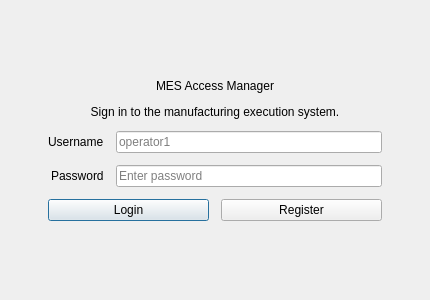
<?xml version="1.0" encoding="UTF-8"?>
<ui version="4.0">
 <class>LoginWindow</class>
 <widget class="QDialog" name="LoginWindow">
  <property name="geometry">
   <rect>
    <x>0</x>
    <y>0</y>
    <width>430</width>
    <height>300</height>
   </rect>
  </property>
  <property name="windowTitle">
   <string>MES Login</string>
  </property>
  <layout class="QVBoxLayout" name="verticalLayout">
   <property name="leftMargin">
    <number>24</number>
   </property>
   <property name="topMargin">
    <number>24</number>
   </property>
   <property name="rightMargin">
    <number>24</number>
   </property>
   <property name="bottomMargin">
    <number>24</number>
   </property>
   <item>
    <spacer name="topSpacer">
     <property name="orientation">
      <enum>Qt::Vertical</enum>
     </property>
     <property name="sizeHint" stdset="0">
      <size>
       <width>20</width>
       <height>20</height>
      </size>
     </property>
    </spacer>
   </item>
   <item>
    <widget class="QFrame" name="content_panel">
     <layout class="QVBoxLayout" name="contentLayout">
      <property name="spacing">
       <number>12</number>
      </property>
      <property name="leftMargin">
       <number>24</number>
      </property>
      <property name="topMargin">
       <number>24</number>
      </property>
      <property name="rightMargin">
       <number>24</number>
      </property>
      <property name="bottomMargin">
       <number>24</number>
      </property>
      <item>
       <widget class="QLabel" name="title_label">
        <property name="text">
         <string>MES Access Manager</string>
        </property>
        <property name="alignment">
         <set>Qt::AlignCenter</set>
        </property>
       </widget>
      </item>
      <item>
       <widget class="QLabel" name="subtitle_label">
        <property name="text">
         <string>Sign in to the manufacturing execution system.</string>
        </property>
        <property name="alignment">
         <set>Qt::AlignCenter</set>
        </property>
       </widget>
      </item>
      <item>
       <layout class="QFormLayout" name="formLayout">
        <property name="labelAlignment">
         <set>Qt::AlignRight|Qt::AlignTrailing|Qt::AlignVCenter</set>
        </property>
        <item row="0" column="0">
         <widget class="QLabel" name="username_label">
          <property name="text">
           <string>Username</string>
          </property>
         </widget>
        </item>
        <item row="0" column="1">
         <widget class="QLineEdit" name="username">
          <property name="placeholderText">
           <string>operator1</string>
          </property>
         </widget>
        </item>
        <item row="1" column="0">
         <widget class="QLabel" name="password_label">
          <property name="text">
           <string>Password</string>
          </property>
         </widget>
        </item>
        <item row="1" column="1">
         <widget class="QLineEdit" name="password">
          <property name="placeholderText">
           <string>Enter password</string>
          </property>
         </widget>
        </item>
       </layout>
      </item>
      <item>
       <layout class="QHBoxLayout" name="buttonLayout">
        <item>
         <widget class="QPushButton" name="login_btn">
          <property name="text">
           <string>Login</string>
          </property>
         </widget>
        </item>
        <item>
         <widget class="QPushButton" name="register_btn">
          <property name="text">
           <string>Register</string>
          </property>
         </widget>
        </item>
       </layout>
      </item>
     </layout>
    </widget>
   </item>
   <item>
    <spacer name="bottomSpacer">
     <property name="orientation">
      <enum>Qt::Vertical</enum>
     </property>
     <property name="sizeHint" stdset="0">
      <size>
       <width>20</width>
       <height>20</height>
      </size>
     </property>
    </spacer>
   </item>
  </layout>
 </widget>
 <resources/>
 <connections/>
</ui>
